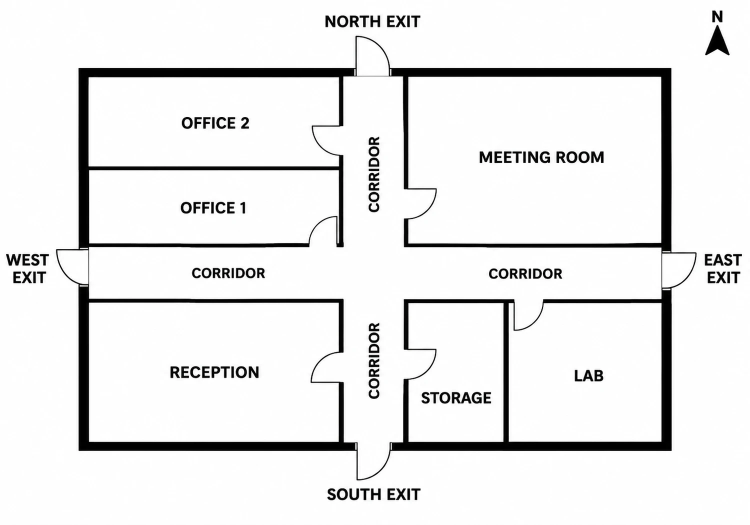
#> input picture tests/fixtures/office_plan.webp, 1499 x 1049 px (shown at 1/2 size)
$ python -i plan_tracing.py   (imports and definitions only)
#> lines starting #> are read from the running program, lines starting #| are printed output that depends on the picture; after the words box and inside, x2 and y2 are one past the last pixel; in counts of white or black regions, pixels touching at a corner belong together
"""Measure floor-plan geometry straight from the uploaded image's pixels.

Nemotron reads a plan's *meaning* well (room names, which openings are marked EXIT, on
which side) but its coordinates are rough: on a clean test plan it dropped every interior
wall, shrank the building to about half size and made doors and corridors 0.2 m wide.
For clean line drawings (dark walls on a light background) the walls can be measured
directly instead:

  1. Walls are the long, thick, straight dark strokes. Morphological openings with long
     thin kernels keep those and drop text, door-swing arcs and thin door leaves.
  2. The largest wall component is the building; its outer ring gives the footprint.
     Gaps in that ring are exterior openings, and only openings that Nemotron reported as
     exits (matched by side and position) become exits. The others are sealed, so an
     ordinary window or unmarked gap never turns into an exit.
  3. Plans rarely carry a scale, so metres come from the exit openings, which are taken
     to be 1.2 m wide - WayOut's own default exit width. (At 1 m, the ordinary doors of a
     typical drawing came out at 0.7-0.8 m, narrower than real doors, and crowds jammed in
     them.) The assumption is reported to the user as an uncertainty.
  4. The walls are resampled onto a 0.1 m grid (the simulator's own resolution). Free
     space is split into rooms and corridors by temporarily closing door-sized gaps.
     Each traced room takes the name of the Nemotron room in the matching position.

If the image doesn't look like a clean plan (no outer wall ring, no matched exit, ...),
`trace_floor_plan` returns None and the caller falls back to Nemotron's own geometry.
"""
from __future__ import annotations

from dataclasses import dataclass
from io import BytesIO
from typing import Any, Dict, List, Optional, Tuple

import numpy as np
from PIL import Image
from scipy import ndimage as ndi
from scipy.optimize import linear_sum_assignment

from .schema import Building, Corridor, ExitDef, Obstacle, Room, Wall, Zone

CELL_M = 0.1             # resample grid, matches simulation.navigation.RES_FINE
EXIT_DOOR_M = 1.2        # assumed clear width of one marked exit opening (sets the scale)
DOOR_SEAL_M = 0.5        # closing radius that separates rooms at ~1 m doorways
MAX_SIDE_PX = 2000       # larger images are downscaled first (speed; plenty of detail)

SIDES = ("N", "E", "S", "W")


@dataclass
class TracedPlan:
    building: Building
    notes: List[str]


class TracingFailed(Exception):
    """The image doesn't look like a clean line-drawing plan we can measure."""


# --------------------------------------------------------------------------- pixels
# [7 lines left out: function _load_gray, not called in this run]


def _wall_mask(gray: np.ndarray) -> np.ndarray:
    """Long, thick, straight dark strokes = walls (text, arcs and thin door leaves drop out)."""
    dark = gray < 110
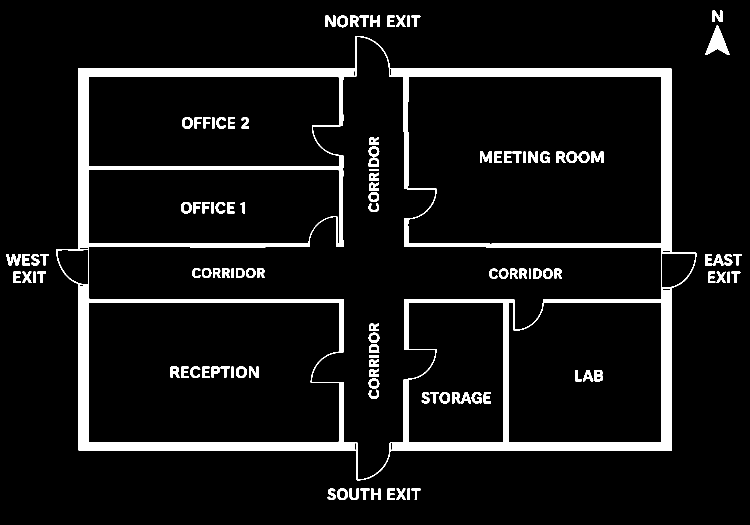
#> dark: shape (1049, 1499) bool (shown at 1/2 size); 7.9% white; 113 white regions, largest, box (x1, y1, x2, y2) and area: (112, 72, 1393, 961) 99829, (1410, 50, 1459, 110) 1308, (12, 508, 42, 531) 379
    if dark.mean() < 0.005 or dark.mean() > 0.5:
        raise TracingFailed("the image is not a dark-lines-on-light drawing")
    long_px = max(20, round(0.03 * max(gray.shape)))
#> long_px = 45
    thick_px = max(3, round(0.0035 * max(gray.shape)))
#> thick_px = 5
    straight = (ndi.binary_opening(dark, structure=np.ones((1, long_px)))
                | ndi.binary_opening(dark, structure=np.ones((long_px, 1))))
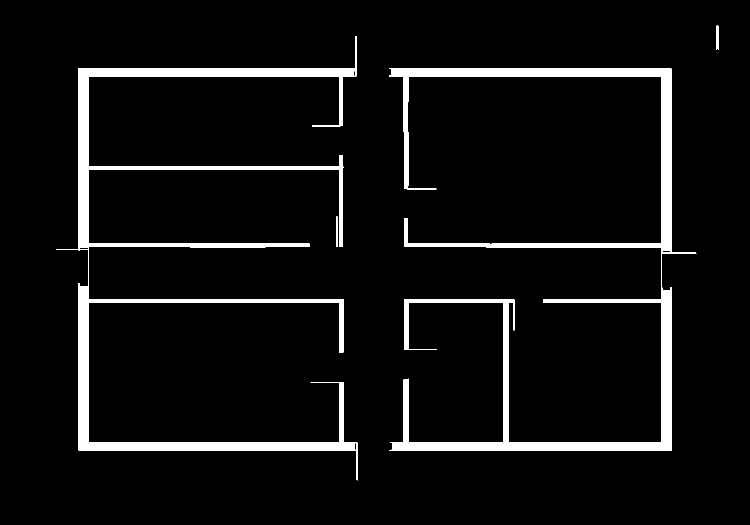
#> straight: shape (1049, 1499) bool (shown at 1/2 size); 6.2% white; 4 white regions, box (x1, y1, x2, y2) and area: (112, 72, 715, 961) 48891, (778, 136, 1393, 902) 48363, (1432, 50, 1438, 99) 282, (673, 432, 675, 494) 123
    thick = ndi.binary_dilation(ndi.binary_opening(dark, structure=np.ones((thick_px, thick_px))))
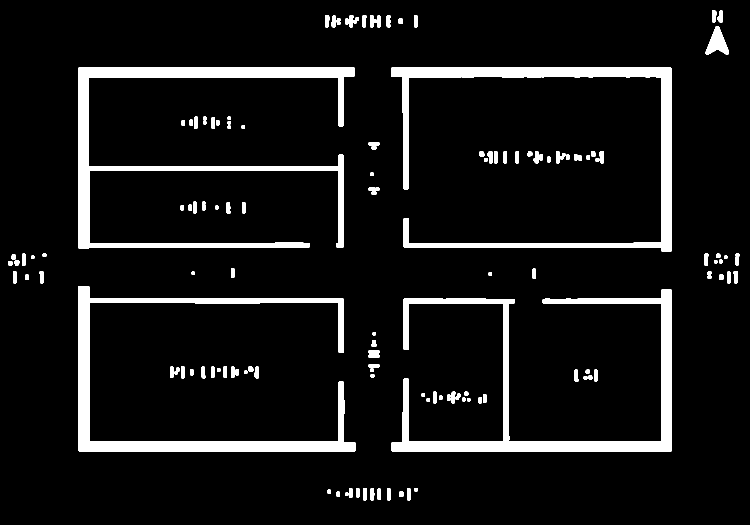
#> thick: shape (1049, 1499) bool (shown at 1/2 size); 8.1% white; 131 white regions, largest, box (x1, y1, x2, y2) and area: (156, 135, 710, 497) 30336, (783, 579, 1344, 903) 28270, (782, 135, 1344, 503) 26770
    return straight & thick
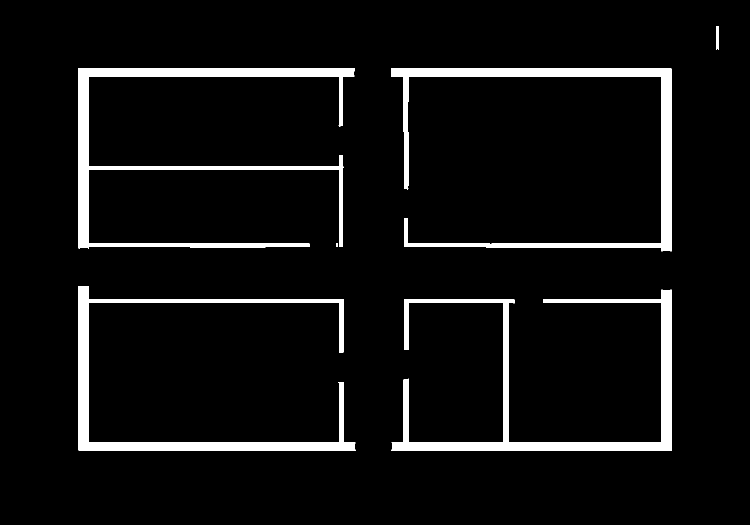
#> returned value: shape (1049, 1499) bool (shown at 1/2 size); 6.1% white; 6 white regions (1 under 20 px), largest, box (x1, y1, x2, y2) and area: (157, 136, 710, 497) 25974, (783, 579, 1343, 902) 24604, (782, 136, 1343, 503) 23167, (157, 572, 711, 902) 22148, (1432, 52, 1438, 99) 277


# [320 lines left out: functions _building_box, _outer_thickness, _openings, _resample, _rects, _match_names and 1 more, not called in this run]

>>> import cv2
>>> picture = cv2.imread('../../tests/fixtures/office_plan.webp', cv2.IMREAD_GRAYSCALE)
>>> result = _wall_mask(picture)
